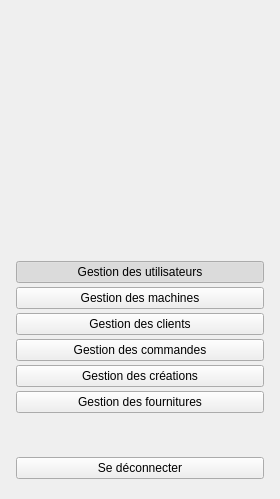
         <widget class="QFrame" name="sidebar">
          <property name="minimumSize">
           <size>
            <width>280</width>
            <height>0</height>
           </size>
          </property>
          <property name="maximumSize">
           <size>
            <width>280</width>
            <height>16777215</height>
           </size>
          </property>
          <layout class="QVBoxLayout" name="sidebarLayout">
           <property name="spacing">
            <number>4</number>
           </property>
           <property name="leftMargin">
            <number>16</number>
           </property>
           <property name="topMargin">
            <number>28</number>
           </property>
           <property name="rightMargin">
            <number>16</number>
           </property>
           <property name="bottomMargin">
            <number>20</number>
           </property>
           <item alignment="Qt::AlignmentFlag::AlignHCenter">
            <widget class="QLabel" name="labelLogoSidebar">
             <property name="minimumSize">
              <size>
               <width>150</width>
               <height>205</height>
              </size>
             </property>
             <property name="maximumSize">
              <size>
               <width>150</width>
               <height>205</height>
              </size>
             </property>
             <property name="pixmap">
              <pixmap resource="resources.qrc">:/images/logo_mesura.png</pixmap>
             </property>
             <property name="scaledContents">
              <bool>true</bool>
             </property>
             <property name="alignment">
              <set>Qt::AlignmentFlag::AlignCenter</set>
             </property>
             <property name="margin">
              <number>0</number>
             </property>
            </widget>
           </item>
           <item>
            <spacer name="vsSidebarLogoGap">
             <property name="orientation">
              <enum>Qt::Orientation::Vertical</enum>
             </property>
             <property name="sizeType">
              <enum>QSizePolicy::Policy::Fixed</enum>
             </property>
             <property name="sizeHint" stdset="0">
              <size>
               <width>20</width>
               <height>2</height>
              </size>
             </property>
            </spacer>
           </item>
           <item>
            <spacer name="vsSideGap">
             <property name="orientation">
              <enum>Qt::Orientation::Vertical</enum>
             </property>
             <property name="sizeType">
              <enum>QSizePolicy::Policy::Fixed</enum>
             </property>
             <property name="sizeHint" stdset="0">
              <size>
               <width>20</width>
               <height>22</height>
              </size>
             </property>
            </spacer>
           </item>
           <item>
            <widget class="QPushButton" name="btnUtilisateurs">
             <property name="cursor">
              <cursorShape>PointingHandCursor</cursorShape>
             </property>
             <property name="text">
              <string>Gestion des utilisateurs</string>
             </property>
             <property name="checkable">
              <bool>true</bool>
             </property>
             <property name="checked">
              <bool>true</bool>
             </property>
             <property name="autoExclusive">
              <bool>true</bool>
             </property>
            </widget>
           </item>
           <item>
            <widget class="QPushButton" name="btnMachines">
             <property name="cursor">
              <cursorShape>PointingHandCursor</cursorShape>
             </property>
             <property name="text">
              <string>Gestion des machines</string>
             </property>
             <property name="checkable">
              <bool>true</bool>
             </property>
             <property name="autoExclusive">
              <bool>true</bool>
             </property>
            </widget>
           </item>
           <item>
            <widget class="QPushButton" name="btnClients">
             <property name="cursor">
              <cursorShape>PointingHandCursor</cursorShape>
             </property>
             <property name="text">
              <string>Gestion des clients</string>
             </property>
             <property name="checkable">
              <bool>true</bool>
             </property>
             <property name="autoExclusive">
              <bool>true</bool>
             </property>
            </widget>
           </item>
           <item>
            <widget class="QPushButton" name="btnCommandes">
             <property name="cursor">
              <cursorShape>PointingHandCursor</cursorShape>
             </property>
             <property name="text">
              <string>Gestion des commandes</string>
             </property>
             <property name="checkable">
              <bool>true</bool>
             </property>
             <property name="autoExclusive">
              <bool>true</bool>
             </property>
            </widget>
           </item>
           <item>
            <widget class="QPushButton" name="btnCreations">
             <property name="cursor">
              <cursorShape>PointingHandCursor</cursorShape>
             </property>
             <property name="text">
              <string>Gestion des créations</string>
             </property>
             <property name="checkable">
              <bool>true</bool>
             </property>
             <property name="autoExclusive">
              <bool>true</bool>
             </property>
            </widget>
           </item>
           <item>
            <widget class="QPushButton" name="btnFournitures">
             <property name="cursor">
              <cursorShape>PointingHandCursor</cursorShape>
             </property>
             <property name="text">
              <string>Gestion des fournitures</string>
             </property>
             <property name="checkable">
              <bool>true</bool>
             </property>
             <property name="autoExclusive">
              <bool>true</bool>
             </property>
            </widget>
           </item>
           <item>
            <spacer name="vsSidebar">
             <property name="orientation">
              <enum>Qt::Orientation::Vertical</enum>
             </property>
             <property name="sizeHint" stdset="0">
              <size>
               <width>20</width>
               <height>40</height>
              </size>
             </property>
            </spacer>
           </item>
           <item>
            <widget class="QPushButton" name="btnDeconnexion">
             <property name="cursor">
              <cursorShape>PointingHandCursor</cursorShape>
             </property>
             <property name="text">
              <string>Se déconnecter</string>
             </property>
            </widget>
           </item>
          </layout>
         </widget>
